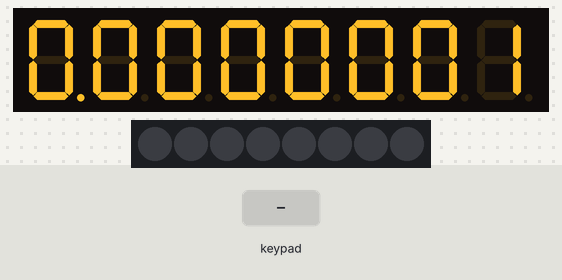
The sketch below on a simulated Arduino Uno, built with avr-gcc and run on an emulated ATmega328P. Parts: 8-digit seven-segment display, 8 RGB LEDs in strip order, left to right. The inputs (shaded band) are chosen by the test bench.

Above: at 1.2 s.
1.3 s: keypad keys 1 2 3 4 pressed 0.4 s apart
At 3.3 s:
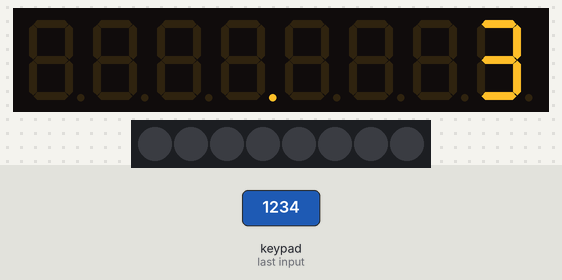
4.4 s: key '8' pressed
At 5.8 s:
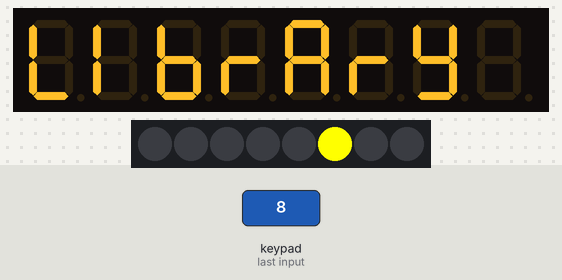
7.4 s: key '3' pressed
At 10.2 s:
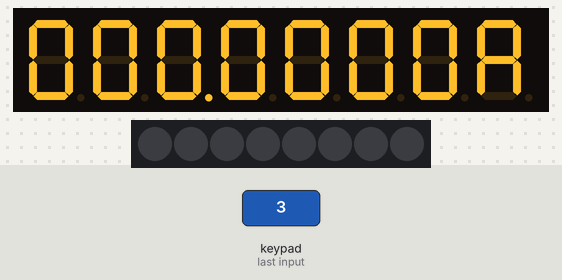
10.4 s: key '7' pressed
At 11.8 s:
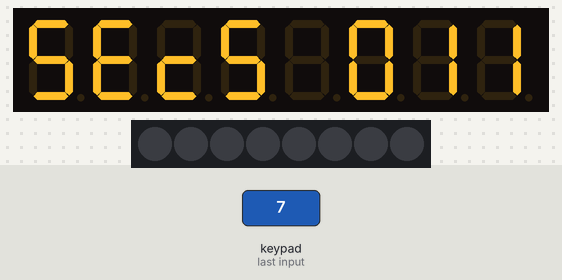
13.4 s: key '4' pressed
At 14.8 s:
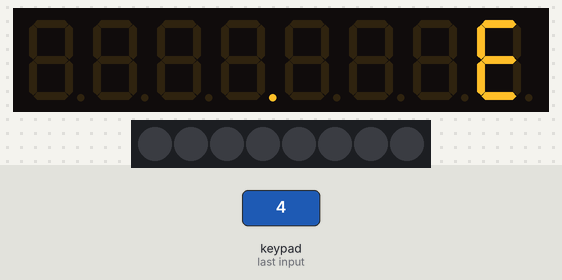
16.4 s: key '8' pressed
At 18.3 s:
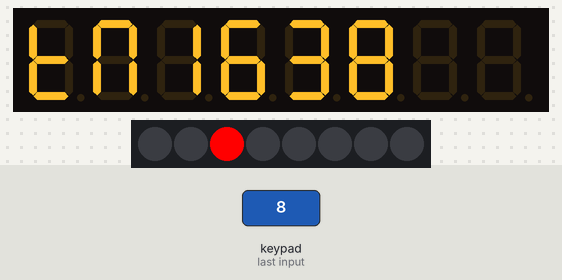
Timing chart, 0 to 28.5 s (numbered marks = the images above; inputs shaded):
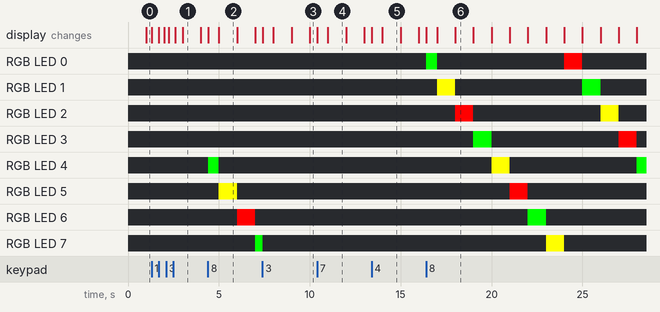

Measured:
- after the input at 4.4 s, the display: first changes at once (image 2 shows a later state)
- after the input at 7.4 s, the display: first changes at once (image 3 shows a later state)
- after the input at 10.4 s, the display: first changes at once (image 4 shows a later state)
- after the input at 13.4 s, the display: first changes at once (image 5 shows a later state)
- after the input at 16.4 s, the display: first changes at once (image 6 shows a later state)
- what the display in image 1 shows lasts 1.0 s, from 3.0 s to 4.0 s

The sketch:

tm1638_functions_example.ino
```cpp
// (licence header left out)
#include <TM1638.h>
#include <InvertedTM1638.h>

#define DIR 4
#define STEP 3

//Counter - переменная для хранения значения счетчика
static long Counter = 0;

//Временные переменные для хранения уровней сигналов энкодера
unsigned char encoder_A, encoder_B, encoder_A_prev;

#define NO_MODULES  1

// define a regular module and a inverted module
TM1638 module1(2,3, 4);
InvertedTM1638 module2( 2,3, 5);
TM1638* modules[NO_MODULES] = {
  &module1
  //, &module2
};
byte modes[NO_MODULES];

unsigned long startTime;

void setup() {
  startTime = millis();

  for (int i = 0; i < NO_MODULES; i++) {
    modules[i]->setupDisplay(true, 7);
    modes[i] = 0;
  }
}

void update(TM1638* module, byte* mode) {
  byte buttons = module->getButtons();
  unsigned long runningSecs = (millis() - startTime) / 1000;

  // button pressed - change mode
  if (buttons != 0) {
    *mode = buttons >> 1;
    module->clearDisplay();
    module->setLEDs(0);
  }

  switch (*mode) {
    case 0:
      module->setDisplayToDecNumber(runningSecs, 1 << 7);
      break;
    case 1:
      module->setDisplayToDecNumber(runningSecs, 1 << 6, false);
      break;
    case 2:
      module->setDisplayToHexNumber(runningSecs, 1 << 5);
      break;
    case 4:
      module->setDisplayToHexNumber(runningSecs, 1 << 4, false);
      break;
    case 8:
      module->setDisplayToBinNumber(runningSecs, 1 << 3);
      break;
    case 16:
      module->clearDisplayDigit((runningSecs - 1) % 8, 0);
      module->setDisplayDigit(runningSecs % 8, runningSecs % 8, 0);
      break;
    case 32:
      char s[8];
      sprintf(s, "Secs %03d", runningSecs % 999);
      module->setDisplayToString(s);
      break;
    case 64:
      if (runningSecs % 2 == 0) {
        module->setDisplayToString("TM1638  ");
      } else {
        module->setDisplayToString("LIBRARY ");
      }

      module->setLED(0, (runningSecs - 1) % 8);
      module->setLED(1 + runningSecs % 3, runningSecs % 8);
      break;
    case 65:
      module->setDisplayToError();
      break;

  }
}

void loop() {
  for (int i = 0; i < NO_MODULES; i++) {
    update(modules[i], &modes[i]);
  }
}
```
